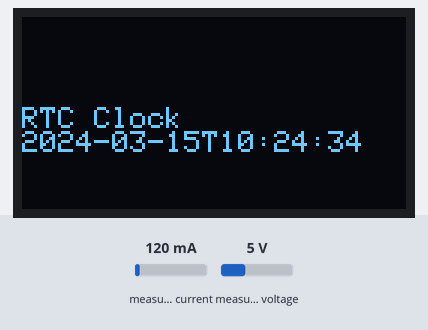
Bench run of a program on a simulated ESP32. Parts: 128×64 one-colour display. The test bench sets the inputs (shaded band); at power-on: measured current 120 mA, measured voltage 5 V. WiFi joins after 1.5 s; servers stay silent unless stated; the local clock reads 2024-03-15 10:24:30 at power-on unless the program sets it; storage starts empty; what the program prints to the serial monitor is not drawn.

Above: at 4.2 s.
At 10.4 s:
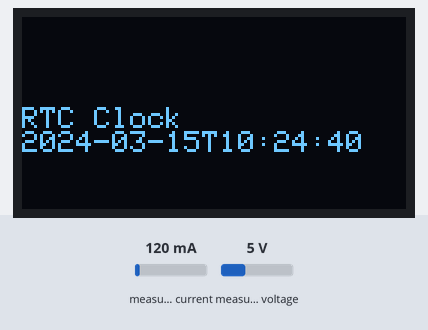
At 22.6 s:
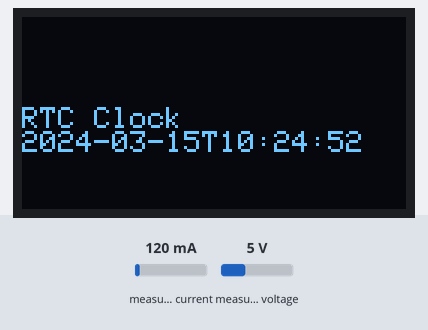
At 34.9 s:
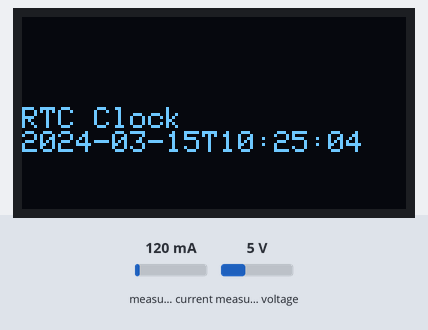

Measured:
- what the display in image 0 shows lasts 6.3 s, from 4.1 s to 10.4 s

The program:

main.cpp
```cpp
#include "Arduino.h"
#include "Network.h"
#include "OLED.h"
#include "SD_Card.h"
#include "UART.h"

Network *network;
I2C_Dev *dev;
SDCARD *sdcard;
UART *uart;
float voltage,current,power;

#define CONSOLE_SERIAL Serial
PZEM004Tv30 pzem(PZEM1_SERIAL,RX1_PIN, TX1_PIN);
void initNetwork(){
  network = new Network();
  network->initWiFi();

}

void initI2C_Dev(){
  dev = new I2C_Dev();
  dev->initOLED();
  dev->initRTC();
}

void initSD_Card(){
  sdcard = new SDCARD();
  sdcard ->initSD();
}

void initUART(){
  uart = new UART();
}
void setup(){
  CONSOLE_SERIAL.begin(115200);
  initNetwork();
  initUART();
  initI2C_Dev();
  initSD_Card();
  // sdcard->FileHeader();
}

void loop(){
  dev->displayTime();

  String time = dev->updateTime();

  std::tie(voltage,current,power) = uart->results();
  sdcard -> logData(time,voltage,current,power);
  network->RTDBUpdate(time,voltage,current,power);
  delay(1000);
}
```

secrets.example.h
```cpp
// Template for local credentials.
// Copy this file to secrets.h (git-ignored) and fill in real values.
#ifndef SECRETS_H_
#define SECRETS_H_

// eduroam (WPA2-Enterprise)
#define ssid "eduroam"
#define EAP_ANONYMOUS_IDENTITY "your-id@nottingham.edu.my"
#define EAP_IDENTITY "your-id@nottingham.edu.my"
#define EAP_PASSWORD "REDACTED"
#define EAP_USERNAME "your-id@nottingham.edu.my"

// Firebase Realtime Database
#define API_KEY "REDACTED"
#define DATABASE_URL "https://your-project-default-rtdb.region.firebasedatabase.app"
#define USER_EMAIL "REDACTED"
#define USER_PASSWORD "REDACTED"

// Fallback private Wi-Fi (WPA2-Personal)
#define ssid_private "REDACTED"
#define password_private "REDACTED"

#endif
```

Network.cpp
```cpp
#include "Network.h"
#include "addons/TokenHelper.h"
#include "addons/RTDBHelper.h"
#include "secrets.h"

static Network *instance = NULL;
int firebase_id = 0;

Network::Network(){
  instance = this;
}


void Network::initWiFi(){

  WiFi.begin(ssid, WPA2_AUTH_PEAP, EAP_IDENTITY, EAP_USERNAME, EAP_PASSWORD);
  Serial.print("Connecting to WiFi ..");
  while (WiFi.status() != WL_CONNECTED) {
    Serial.print('.');
    delay(1000);
  }
  Serial.println(WiFi.localIP());
  Serial.println();
  instance->initFirebase();
};

void Network::initFirebase(){
  // Assign the api key (required)
  config.api_key = API_KEY;

  // Assign the user sign in credentials
  auth.user.email = USER_EMAIL;
  auth.user.password = USER_PASSWORD;

  // Assign the RTDB URL (required)
  config.database_url = DATABASE_URL;

  Firebase.reconnectWiFi(true);
  fbdo.setResponseSize(4096);

  // Assign the callback function for the long running token generation task */
  // config.token_status_callback = tokenStatusCallback; //see addons/TokenHelper.h

  // Assign the maximum retry of token generation
  config.max_token_generation_retry = 5;

  // Initialize the library with the Firebase authen and config
  Firebase.begin(&config, &auth);

  // Getting the user UID might take a few seconds
  Serial.println("Getting User UID");
  while ((auth.token.uid) == "") {
    Serial.print('.');
    delay(1000);
  }
  // Print user UID
  uid = auth.token.uid.c_str();
  Serial.print("User UID: ");
  Serial.println(uid);

  // Update database path
  databasePath = "/UsersData/" + uid + "/readings";

};

void Network::RTDBUpdate(String timestamp, double voltage, double current, double power){
   // Send new readings to database
  if (Firebase.ready() && (millis() - sendDataPrevMillis > timerDelay || sendDataPrevMillis == 0)){
    sendDataPrevMillis = millis();

    parentPath= databasePath + "/" + String(firebase_id);
    json.set(timePath, String(timestamp));
    json.set(voltPath.c_str(), String(voltage));
    json.set(currPath.c_str(), String(current));
    json.set(powerPath.c_str(), String(power));

    Serial.printf("Set json... %s\n", Firebase.RTDB.setJSON(&fbdo, parentPath.c_str(), &json) ? "ok" : fbdo.errorReason().c_str());
    firebase_id++;
  }

};
```

Network.h
```cpp
#ifndef Network_H_
#define Network_H_


#include "Network.h"
#include <WiFi.h> //Wifi library
#include "esp_wpa2.h"
#include <Firebase_ESP_Client.h>


class Network{
    private:
    // Define Firebase objects
    FirebaseData fbdo;
    FirebaseAuth auth;
    FirebaseConfig config;
    FirebaseJson json;
    unsigned long sendDataPrevMillis = 0;
    unsigned long timerDelay = 18000;
    String uid;
    String databasePath;
    String currPath = "/current";
    String voltPath = "/voltage";
    String powerPath = "/power";
    String timePath = "/timestamp";
    String parentPath;
    float temperature;
    float humidity;
    float pressure;

    int timestamp;

    public:
    Network();
    void initWiFi();
    void initFirebase();
    void RTDBUpdate(String timestamp, double voltage, double current, double power);


};


#endif
```

OLED.cpp
```cpp
#include "OLED.h"
#define SCREEN_WIDTH 128 // OLED display width, in pixels
#define SCREEN_HEIGHT 64 // OLED display height, in pixels
#define SCREEN_ADDRESS 0x3C // Address 0x3D for 128x64
#define SDA 17
#define SCL 16

static I2C_Dev *instance = NULL;


I2C_Dev::I2C_Dev(){
    Wire.begin(SDA, SCL, 100000);
    instance = this;
}


void I2C_Dev:: initRTC(){

    if (!rtc.begin()){
    Serial.println("RTC not detected");
    while (1);
   }
    // rtc.adjust(DateTime(__DATE__, __TIME__));
    Serial.println("RTC ready");

}

String I2C_Dev:: updateTime(){
    DateTime now = rtc.now();
    // Serial.println(now.timestamp());
    return now.timestamp();
}

void I2C_Dev:: initOLED(){

    display.begin(SSD1306_SWITCHCAPVCC, 0x3C);
    if(!display.begin(SSD1306_SWITCHCAPVCC, SCREEN_ADDRESS)) {
    Serial.println(F("SSD1306 allocation failed"));
    for(;;);
    }
    delay(2000);
    display.clearDisplay();               // Clear display buffer
    display.setTextSize(1);             // Set text size
    display.setTextColor(WHITE);          // Set text color
    display.setCursor(0, 10);              // Define position
    display.println("RTC Clock");     // Display static text
    display.display();                    // Display the text and shape on the screen


}

void I2C_Dev:: displayTime(){

    DateTime now = rtc.now();

    // Serial.println(now.timestamp());
    display.clearDisplay();
    display.setTextSize(0.5);
    display.setCursor(0, 30);
    display.println("RTC Clock");     // Display static text
    display.println(now.timestamp());
    display.display();
    delay(5000);
}
```

OLED.h
```cpp
#ifndef OLED_H_
#define OLED_H_

#include <Wire.h>
#include <Adafruit_GFX.h>
#include <Adafruit_SSD1306.h>
#include <RTClib.h>

class I2C_Dev{
private:
    Adafruit_SSD1306 display = Adafruit_SSD1306(128, 64, &Wire, -1);
    RTC_DS3231 rtc;
public:
    I2C_Dev();
    void initRTC();
    void initOLED();
    void displayTime();
    String updateTime();
};


#endif
```

SD_Card.cpp
```cpp
#include "SD_Card.h"
#define SCK 18
#define MISO 19
#define MOSI 23
#define CS 5
static SDCARD *instance = NULL;
int id = 0;

SDCARD::SDCARD(){
    instance =this;
}

void SDCARD::initSD(){

    if(!SD.begin(5)){
        Serial.println("Card Mount Failed");
        return;
    }
    uint8_t cardType = SD.cardType();

    if(cardType == CARD_NONE){
        Serial.println("No SD card attached");
        return;
    }

    Serial.print("SD Card Type: ");
    if(cardType == CARD_MMC){
        Serial.println("MMC");
    } else if(cardType == CARD_SD){
        Serial.println("SDSC");
    } else if(cardType == CARD_SDHC){
        Serial.println("SDHC");
    } else {
        Serial.println("UNKNOWN");
    }

    uint64_t cardSize = SD.cardSize() / (1024 * 1024);
    Serial.printf("SD Card Size: %lluMB\n", cardSize);

}

void SDCARD::FileHeader(){
    File dataFile = SD.open("/log.csv",FILE_WRITE);
    if (dataFile){
        dataFile.println(", , , ,");
        String header = "ID,TimeStamp,Current,Voltage,Power";
        dataFile.println(header);
        dataFile.close();
        Serial.println(header);
    }
    else{
        Serial.println("Couldnt Access File");
    }
}

void SDCARD::logData(String timestamp, double voltage, double current, double power){

    String DataString = String(id) + "," + String(timestamp) + "," + String(voltage) + "," + String(current)+ "," + String(power);

    File dataFile = SD.open("/log.csv",FILE_APPEND);
    if (dataFile){
        dataFile.println(DataString);
        dataFile.close();
        Serial.println(DataString);
    }
    else{
        Serial.println("Couldnt Access File");
    }

    id++;
}
```

SD_Card.h
```cpp
#ifndef SD_Card_H_
#define SD_Card_H_
#include "SD.h"
#include "FS.h"
#include "SPI.h"

class SDCARD{


public:
    SDCARD();
    void initSD();
    void FileHeader();
    void logData(String timestamp, double voltage, double current, double power);
};


#endif
```

UART.cpp
```cpp
#include "UART.h"

static UART *instance = NULL;

UART::UART(){
    instance = this;
}

std::tuple<float,float,float> UART::results(){
  return std::make_tuple(pzem.voltage(), pzem.current(),pzem.power());
}

float UART::voltage(){
  float voltage = pzem.voltage();
  if (voltage != NAN) {
    // CONSOLE_SERIAL.print("Voltage: ");
    // CONSOLE_SERIAL.print(voltage);
    // CONSOLE_SERIAL.println("V");
  } else {
    CONSOLE_SERIAL.println("Error reading voltage");
  }
  return voltage;
}

float UART::current(){
  float current = pzem.current();
  if (current != NAN) {
    // CONSOLE_SERIAL.print("Current: ");
    // CONSOLE_SERIAL.print(current);
    // CONSOLE_SERIAL.println("A");
  } else {
    CONSOLE_SERIAL.println("Error reading current");
  }
  return current;

}

float UART::power(){
    float power = pzem.power();
  if (power != NAN) {
    // CONSOLE_SERIAL.print("Power: ");
    // CONSOLE_SERIAL.print(power);
    // CONSOLE_SERIAL.println("W");
  } else {
    CONSOLE_SERIAL.println("Error reading power");
  }
  return power;
}
```

UART.h
```cpp
#ifndef UART_H_
#define UART_H_

#include <PZEM004Tv30.h>
#include <tuple>
#define RX1_PIN 33
#define TX1_PIN 32
#define RX2_PIN 26
#define TX2_PIN 25
#define CONSOLE_SERIAL Serial
#define PZEM2_SERIAL Serial1
#define PZEM1_SERIAL Serial2

class UART{
private:
    PZEM004Tv30 pzem = PZEM004Tv30(PZEM2_SERIAL,RX1_PIN,TX1_PIN);

public:
    UART();
    float voltage();
    float current();
    float power();
    std::tuple<float,float,float> results();
};


#endif 
```
